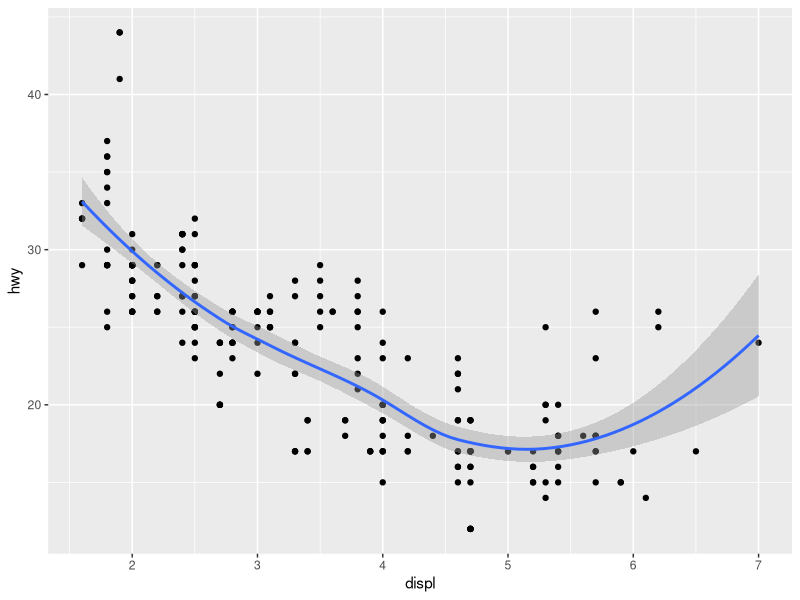
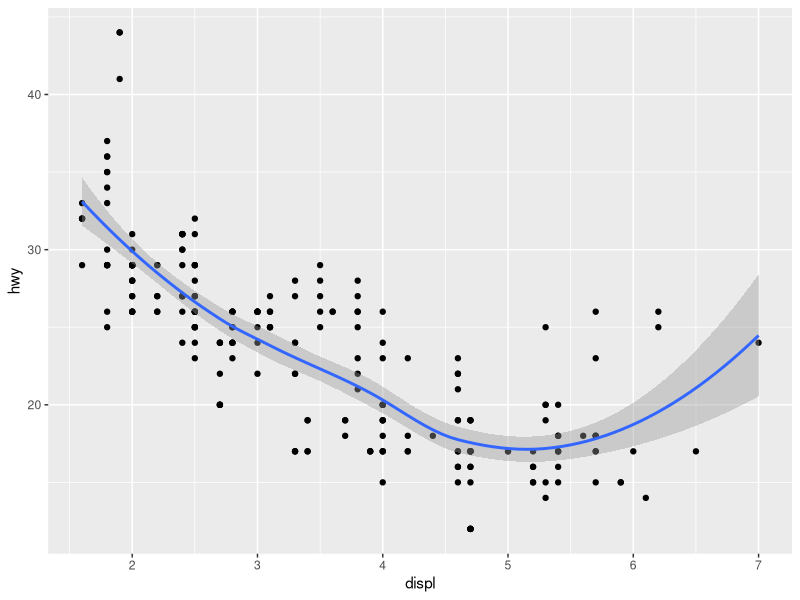

Recreate these plots in R, in order.
## ---- chunk 1
knitr::opts_chunk$set(echo = TRUE)
## ---- chunk 2
library(tidyverse)
library(ggplot2)
## ---- chunk 3
#
## ---- chunk 4
#
## ---- chunk 5
#
## ---- chunk 6
#
## ---- chunk 7
#
## ---- chunk 8
#
## ---- chunk 9
#
## ---- chunk 10
#
## ---- chunk 11
#
## ---- chunk 12
#
## ---- chunk 13
#
## ---- chunk 14
#
## ---- chunk 15
ggplot(data = mpg, mapping = aes(x = displ, y = hwy)) + 
  geom_point() + 
  geom_smooth()

ggplot() + 
  geom_point(data = mpg, mapping = aes(x = displ, y = hwy)) + 
  geom_smooth(data = mpg, mapping = aes(x = displ, y = hwy))
